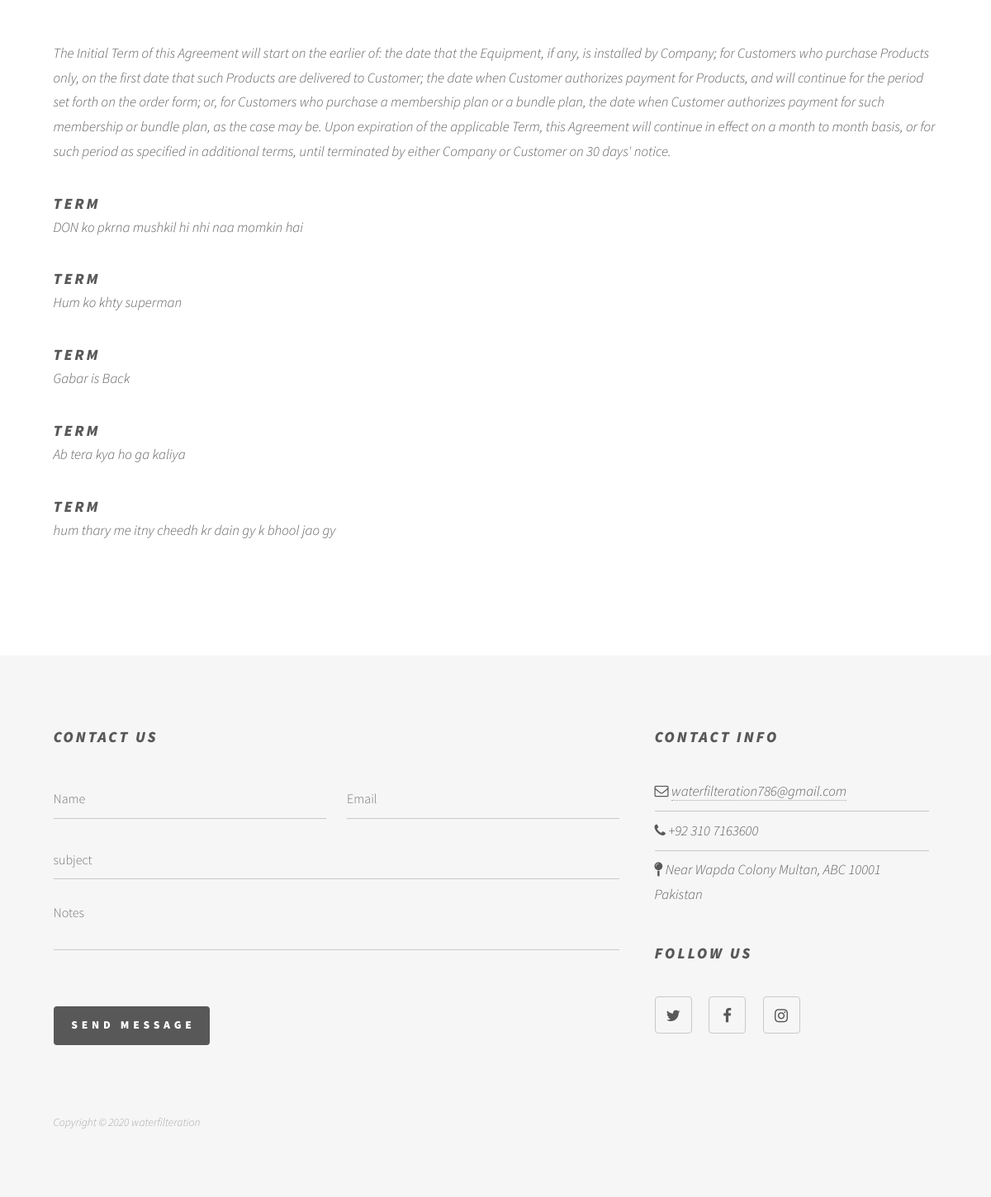
/terms.html/ (lower part), run on an earlier commit of the app's database.
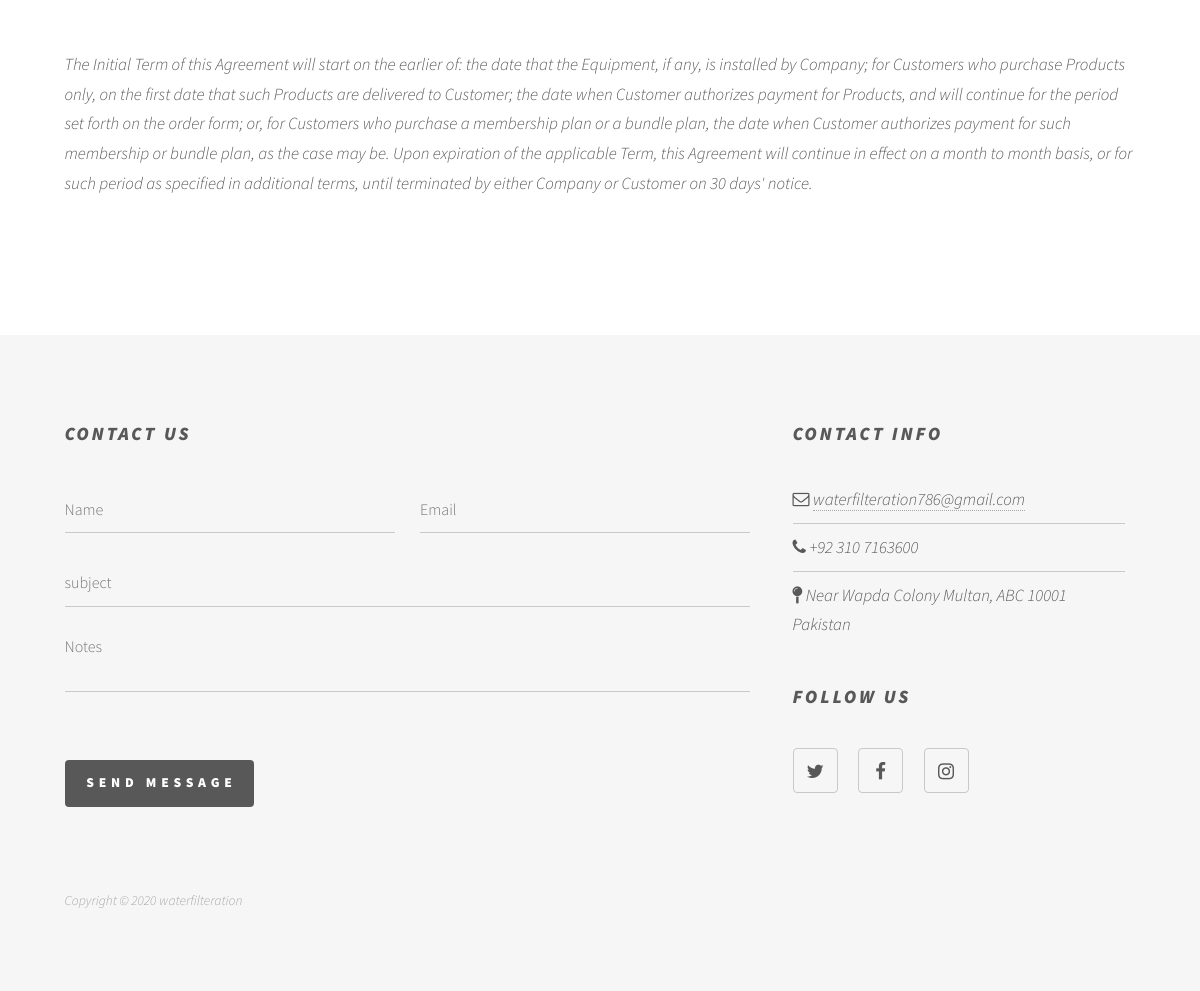
And on a later commit of the database.
### accounts/models.py (models this page shows)
class term_details(models.Model):
    term_para=models.CharField(max_length=150)

### accounts/views.py (the view)
# urls.py: path('terms.html/',views.terms, name=("terms")),
def terms(request):
	temp=term_details.objects.all()
	return render (request, 'accounts/terms.html',{'about':temp})

### accounts/templates/accounts/terms.html (shortened to what this page needs)
{% load static %}
<!DOCTYPE HTML>
<html>
	<head>
		<link rel="stylesheet" href="{% static 'accounts/bootstrap/css/bootstrap.min.css' %}" />
		<link rel="stylesheet" href="{% static 'accounts/css/main.css' %}" />
	</head>
	<body class="is-preload">
			<div id="wrapper">
					<div id="main">
						<div class="inner">
							<p>The Initial Term of this Agreement will start on the earlier of: the date that the Equipment, if any, is installed by Company; for Customers who purchase Products only, on the first date that such Products are delivered to Customer; the date when Customer authorizes payment for Products, and will continue for the period set forth on the order form; or, for Customers who purchase a membership plan or a bundle plan, the date when Customer authorizes payment for such membership or bundle plan, as the case may be. Upon expiration of the applicable Term, this Agreement will continue in effect on a month to month basis, or for such period as specified in additional terms, until terminated by either Company or Customer on 30 days' notice.
							</p>
								{% for data in about %}
									<h2 class="m-n">term</h2>
									<p>{{data.term_para}}</p>
								{% endfor %}
						</div>
					</div>
				<footer id="footer">
					<div class="inner">
						<section>
							<h2>Contact Us</h2>
							<form method="post" action="#">
								<div class="fields">
									<div class="field half">
										<input type="text" name="name" id="name" placeholder="Name" />
									</div>
									<div class="field half">
										<input type="text" name="email" id="email" placeholder="Email" />
									</div>
									<div class="field">
										<input type="text" name="subject" id="subject" placeholder="subject" />
									</div>
									<div class="field">
										<textarea name="message" id="message" rows="3" placeholder="Notes"></textarea>
									</div>
									<div class="field text-right">
										<label>&nbsp;</label>
										<ul class="actions">
											<li><input type="submit" value="Send Message" class="primary" /></li>
										</ul>
									</div>
								</div>
							</form>
						</section>
						<section>
							<h2>Contact Info</h2>
							<ul class="alt">
								<li><span class="fa fa-envelope-o"></span> <a href="mailto:waterfilteration786@gmail.com">waterfilteration786@gmail.com</a></li>
								<li><span class="fa fa-phone"></span> +92 310 7163600 </li>
								<li><span class="fa fa-map-pin"></span> Near Wapda Colony Multan, ABC 10001 Pakistan</li>
							</ul>
							<h2>Follow Us</h2>
							<ul class="icons">
								<li><a href="https://twitter.com/BottleFiltered/media" target="_blank" class="icon style2 fa-twitter"><span class="label">Twitter</span></a></li>
								<li><a href="https://www.facebook.com/groups/125806782969369/?ref=share" target="_blank" class="icon style2 fa-facebook"><span class="label">Facebook</span></a></li>
								<li><a href="https://www.instagram.com/filteredbottles/" target="_blank" class="icon style2 fa-instagram"><span class="label">Instagram</span></a></li>
							</ul>
						</section>
						<ul class="copyright">
							<li>Copyright © 2020 waterfilteration </li>
						</ul>
					</div>
				</footer>
			</div>
	</body>
</html>

What changed in the data, as far as the page shows it:
removed term_details: term_para "DON ko pkrna mushkil hi nhi naa momkin hai"
removed term_details: term_para "Hum ko khty superman"
removed term_details: term_para "Gabar is Back"
removed term_details: term_para "Ab tera kya ho ga kaliya"
removed term_details: term_para "hum thary me itny cheedh kr dain gy k bhool jao gy"
